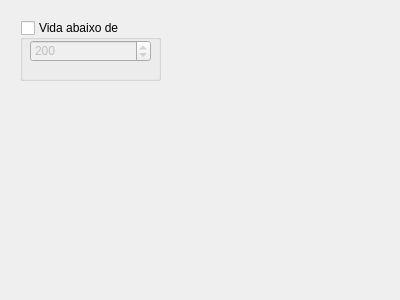
<?xml version="1.0" encoding="UTF-8"?>
<ui version="4.0">
 <class>Alarms</class>
 <widget class="QDialog" name="Alarms">
  <property name="geometry">
   <rect>
    <x>0</x>
    <y>0</y>
    <width>400</width>
    <height>300</height>
   </rect>
  </property>
  <property name="windowTitle">
   <string>Dialog</string>
  </property>
  <widget class="QGroupBox" name="groupBox">
   <property name="geometry">
    <rect>
     <x>20</x>
     <y>20</y>
     <width>141</width>
     <height>61</height>
    </rect>
   </property>
   <property name="title">
    <string>Vida abaixo de</string>
   </property>
   <property name="checkable">
    <bool>true</bool>
   </property>
   <property name="checked">
    <bool>false</bool>
   </property>
   <widget class="QSpinBox" name="spinBox">
    <property name="geometry">
     <rect>
      <x>10</x>
      <y>20</y>
      <width>121</width>
      <height>22</height>
     </rect>
    </property>
    <property name="maximum">
     <number>999999999</number>
    </property>
    <property name="value">
     <number>200</number>
    </property>
   </widget>
  </widget>
 </widget>
 <resources/>
 <connections/>
</ui>
